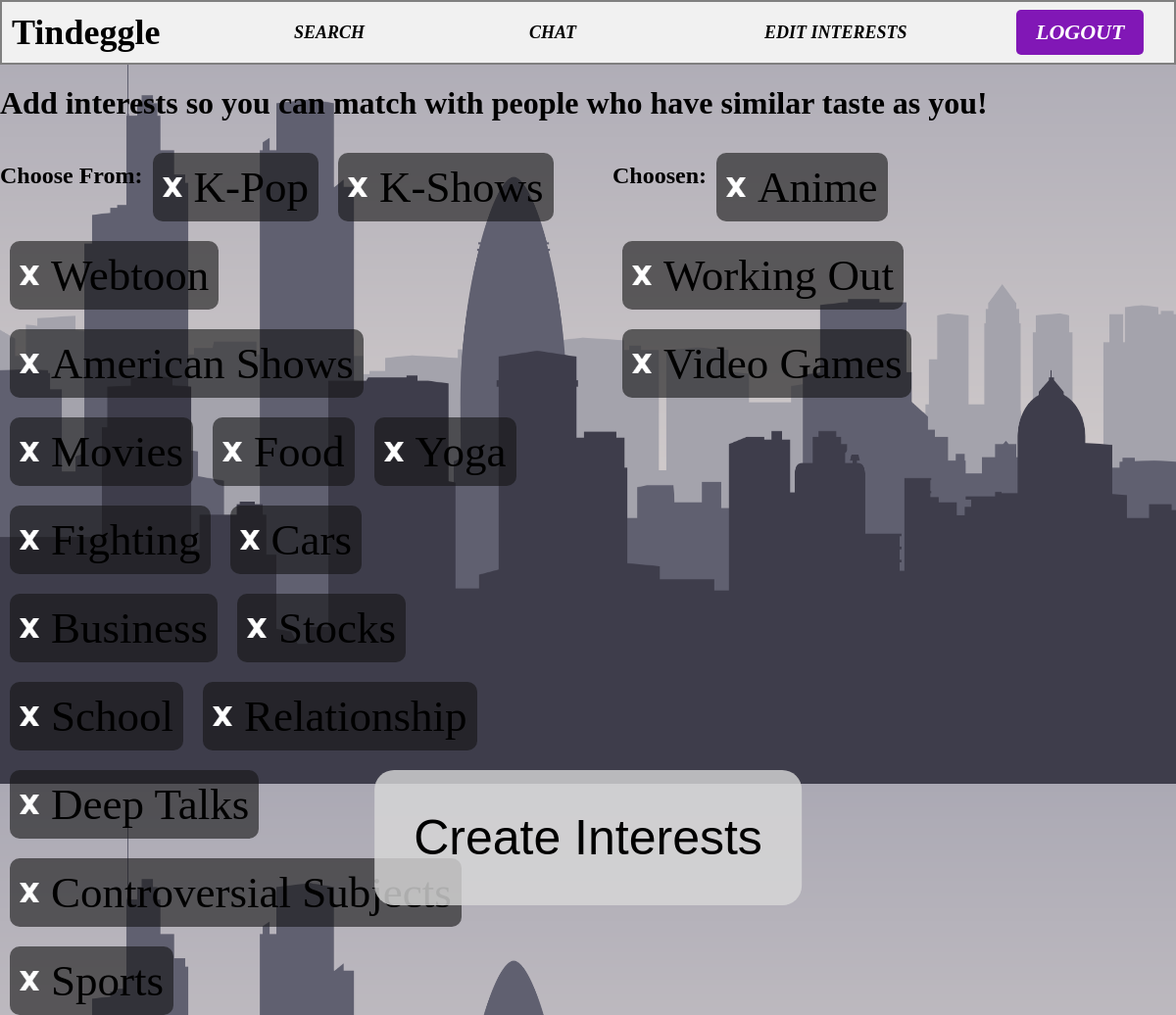
The app's page /editInterests/ (signed in) with its own data.
### match/models.py (models this page shows, shortened)
class Interest(models.Model):
    profile = models.ForeignKey(Profile, on_delete=models.CASCADE)
    choices = [
        ('Anime', 'Anime'),
        ('K-Pop', 'K-Pop'),
        ('K-Shows', 'K-Shows'),
        ('Webtoon', 'Webtoon'),
        ('American Shows', 'American Shows'),
        ('Movies', 'Movies'),
        ('Food', 'Food'),
        ('Yoga', 'Yoga'),
        ('Working Out', 'Working Out'),
        ('Fighting', 'Fighting'),
        ('Cars', 'Cars'),
        ('Business', 'Business'),
        ('Stocks', 'Stocks'),
        ('School', 'School'),
        ('Relationship', 'Relationship'),
        ('Deep Talks', 'Deep Talks'),
        ('Controversial Subjects', 'Controversial Subjects'),
        ('Video Games', 'Video Games'),
        ('Sports', 'Sports')
    ]
    interest = models.CharField(choices=choices, blank=True, max_length=100)

### match/views.py (the view, shortened to what this page needs)
# urls.py: path('editInterests/', EditInterestsView, name='editInterests'),
def EditInterestsView(request):
    profile = Profile.objects.get(user=request.user)
    interests = Interest.objects.filter(profile=profile)
    interestsList = [i.interest for i in interests]
    print(interestsList)
    choices = [ c[1] for c in Interest.interest.field.choices]
    print(choices)
    context = {
        'profile': profile,
        'choices': choices,
        'interests': interestsList,
    }
    return render(request, 'match/addInterests.html', context)

### match/templates/match/addInterests.html (shortened to what this page needs)
{% extends "base.html" %}
{% load static %}
{% block style %}<link rel="stylesheet" href="{% static 'match/addInterests.css' %}">{% endblock %}
{% block content %}
    <h1>Add interests so you can match with people who have similar taste as you!</h1>
    <form method="post">
        <div class="form">
            <div class="choices">
                <h2>Choose From:</h2>
                {% for choice in choices %}
                    {% if choice in interests %}
                    {% else %}
                    <div class="choice" id="{{choice}}_id">
                        <img class="checkImage" src="{% static 'match/addInterestX.png' %}">
                        <label class="choiceLabel">{{choice}}</label>
                    </div>
                    {% endif %}
                {% endfor %}
            </div>
            <div class="chosen">
                <h2>Choosen:</h2>
                {% for choice in choices %}
                    {% if choice in interests %}
                        <div class="choice" id="{{choice}}_id">
                            <img class="checkImage" src="{% static 'match/addInterestX.png' %}">
                            <label class="choiceLabel">{{choice}}</label>
                        </div>
                    {% endif %}
                {% endfor %}
            </div>
        </div>
        <input id="button" type="submit" value="Create Interests">
    </form>
{% endblock %}

### match/static/match/base.css (style rules this page uses)
body { font-family: 'GlobalFont'; color: black; background-color: rgb(225, 225, 225); margin: 0px; }

### match/static/match/addInterests.css (style rules this page uses)
body { background-image: url('addInterestsBackground.png'); background-size: 100vw 100vh; position: relative; }
.form { display: flex; height: 80vh; }
.choices { display: flex; flex-wrap: wrap; width: 50%; margin-right: 50px; height: 50px; }
.chosen { display: flex; flex-wrap: wrap; width: 50%; margin: 0px; height: 50px; }
.choice { background-color: rgba(20,20,20, 0.6); margin: 10px; padding: 10px; display: flex; align-items: center; height: 50px; border-radius: 10px; }
.choiceLabel { font-size: 45px; }
.checkImage { width: 20px; height: 20px; margin-right: 12px; }
#button { position: relative; left: 50%; transform: translate(-50%); padding: 40px; font-size: 50px; background-color: rgba(217, 217, 217, 0.8); border: 0; border-radius: 20px; }

### records on screen
Interest: interest "Anime"
Interest: interest "Working Out"
Interest: interest "Video Games"

### other values on screen
{{ choice }} "K-Pop" "K-Shows" "Webtoon" "American Shows" "Movies" "Food" "Yoga" "Fighting" "Cars" "Business" "Stocks" "School" "Relationship" "Deep Talks" "Controversial Subjects" "Sports"
